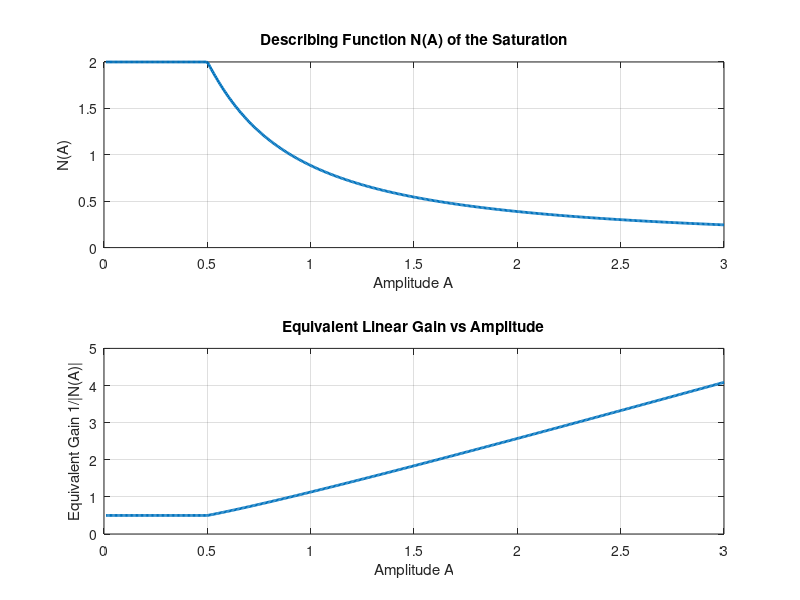
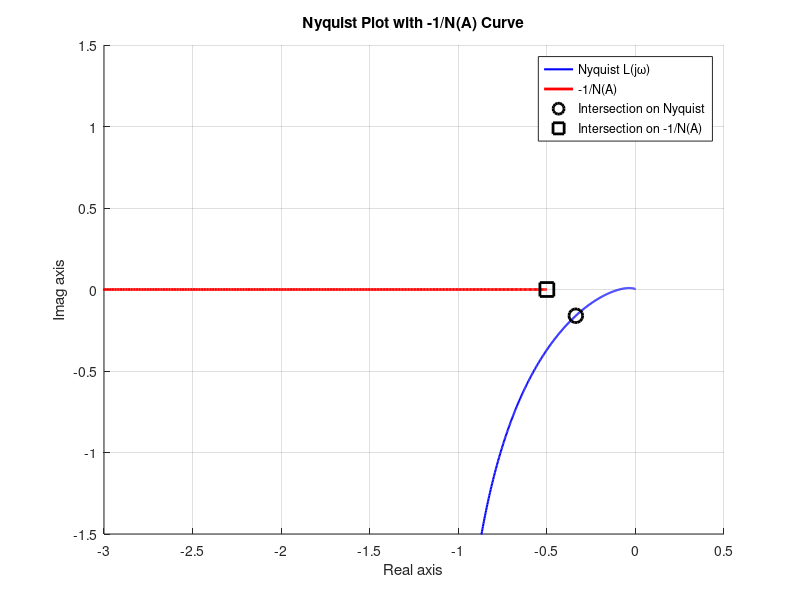
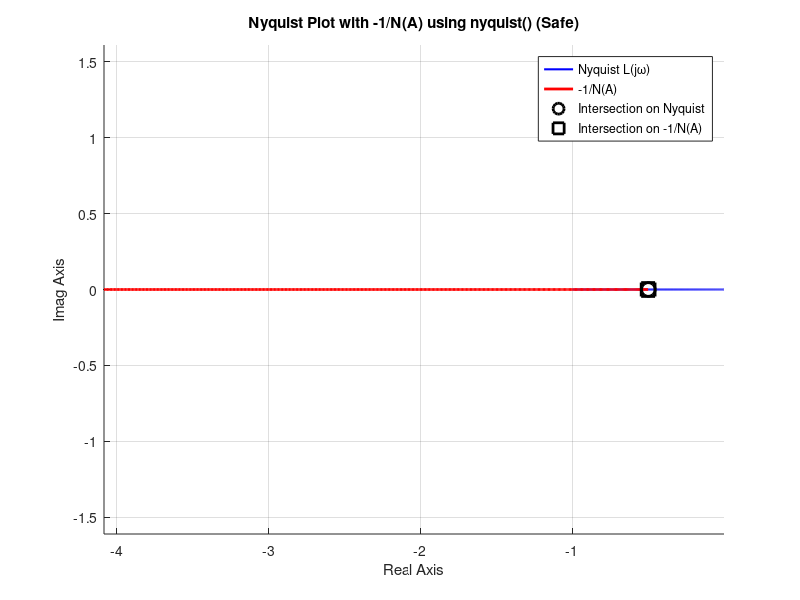

The MATLAB script that drew these images, in order:
clear; clc; close all;

%% ================================================================
%  PARAMETERS OF THE NONLINEARITY (SATURATION)
% ================================================================
M  = 1;        % saturation output limit
xM = 0.5;      % boundary between linear and saturated zone
k  = M/xM;     % slope inside linear region
% % % 
% % % k=1/0.14
% % % M=k*xM
% % % fprintf("k found qfter looking visuqlly for 0.14 vqlue in x axis = %.3f\n",k);

%% ================================================================
%  LINEAR PLANT  L(s) = K / [ s(1+τ1 s)(1+τ2 s) ]
% ================================================================
K  = 1;
tau1 = 0.1;
tau2 = 1;

s = tf('s');
L = K / ( s*(1+tau1*s)*(1+tau2*s) );

%% ================================================================
%  FREQUENCY RANGE FOR NYQUIST
% ================================================================
w = logspace(-2, 2, 2000);   % 2000 frequency points
Ljw_complex = squeeze(freqresp(L, w));   % complex response
ReL = real(Ljw_complex);
ImL = imag(Ljw_complex);

%% ================================================================
%  AMPLITUDE RANGE FOR DESCRIBING FUNCTION
% ================================================================
A = linspace(0.01, 3, 500);   % amplitudes
N = zeros(size(A));

for i = 1:length(A)
    Ai = A(i);

    if Ai <= xM
        N(i) = k;   % no saturation
    else
        xs = xM/Ai;
        ts = asin(xs);
        N(i) = (2/(pi*Ai)) * ( M*ts + k*xM*sqrt(1-xs^2) );
    end
end

invN = -1 ./ N;   % for Nyquist intersection

%% ================================================================
%  PLOT N(A) and Equivalent Gain 1/|N(A)|
% ================================================================
figure;
subplot(2,1,1);
plot(A, N, 'LineWidth', 2);
grid on;
xlabel('Amplitude A');
ylabel('N(A)');
title('Describing Function N(A) of the Saturation');

subplot(2,1,2);
plot(A, 1./abs(N), 'LineWidth', 2);
grid on;
xlabel('Amplitude A');
ylabel('Equivalent Gain 1/|N(A)|');
title('Equivalent Linear Gain vs Amplitude');

%% ================================================================
%  NYQUIST PLOT + -1/N(A)
% ================================================================
figure; hold on; grid on;

plot(ReL, ImL, 'b', 'LineWidth', 1.5);                % Nyquist curve
plot(invN, zeros(size(invN)), 'r', 'LineWidth', 2);   % -1/N(A)
axis([-3 0.5 -1.5 1.5]);

xlabel('Real axis');
ylabel('Imag axis');
title('Nyquist Plot with -1/N(A) Curve');
legend('Nyquist L(j\omega)', '-1/N(A)');


%No crossing betzeen -1/N(A) zith Nyquist curve assures no osscillation of
%system, therefore stable
%% ================================================================
%  INTERSECTION DETECTION
% ================================================================
ReMat   = ReL(:);          % N×1
ImMat   = ImL(:);          % N×1
invNMat = invN(:).';       % 1×M

distances = abs( (ReMat - invNMat) + 1i * ImMat );

[minD, idx] = min(distances(:));
[row, col] = ind2sub(size(distances), idx);

A_star = A(col);
w_star = w(row);

fprintf("\n===========================================\n");
fprintf(" POSSIBLE LIMIT CYCLE DETECTED\n");
fprintf(" Amplitude  A*  ≈ %.4f\n", A_star);
fprintf(" Frequency ω*  ≈ %.4f rad/s\n", w_star);
fprintf("===========================================\n\n");

% Mark intersection
plot(ReL(row), ImL(row), 'ko', 'MarkerSize', 10, 'LineWidth', 2);
plot(invN(col), 0, 'ks', 'MarkerSize', 10, 'LineWidth', 2);

legend('Nyquist L(j\omega)', '-1/N(A)', ...
       'Intersection on Nyquist', 'Intersection on -1/N(A)');

% %% ================================================================
% %  PLOT LIMIT CYCLE FREQUENCY & AMPLITUDE MARKERS
% % ================================================================
% figure;
% subplot(2,1,1);
% plot(A, N, 'LineWidth', 2); hold on;
% plot(A_star, N(col), 'ro', 'MarkerSize', 10, 'LineWidth', 2);
% grid on;
% xlabel('A'); ylabel('N(A)');
% title('Describing Function with Limit Cycle Amplitude Marked');
% 
% subplot(2,1,2);
% plot(w, abs(Ljw_complex), 'b'); hold on;
% plot(w_star, abs(Ljw_complex(row)), 'ro', 'MarkerSize', 10, 'LineWidth', 2);
% grid on;
% xlabel('\omega (rad/s)');
% ylabel('|L(j\omega)|');
% title('Linear System Gain Magnitude with Limit Cycle Frequency');

% %% ================================================================
% %  ANIMATION OF -1/N(A) MOVING ALONG REAL AXIS ON NYQUIST PLOT
% % ================================================================
% figure; hold on; grid on;
% 
% % Plot the Nyquist curve once
% plot(ReL, ImL, 'b', 'LineWidth', 1.5);
% axis([-3 0.5 -1.5 1.5]);
% 
% xlabel('Real Axis'); ylabel('Imag Axis');
% title('Animation: Nyquist L(j\omega) and Moving -1/N(A)');
% axis equal;
% 
% % Pre-plot -1/N(A) curve (static)
% plot(invN, zeros(size(invN)), 'r--', 'LineWidth', 1);
% 
% % Prepare animated marker
% h_marker = plot(invN(1), 0, 'ro', 'MarkerSize', 10, 'MarkerFaceColor', 'r');
% 
% % Optional: create GIF
% makeGIF = true;
% gifname = 'LimitCycle_Animation.gif';
% 
% for i = 1:length(A)
% 
%     % Move marker to -1/N(A(i))
%     set(h_marker, 'XData', invN(i), 'YData', 0);
% 
%     % Highlight intersection if close
%     % Check distance at each frequency
%     dists = abs( (ReL.' - invN(i)) + 1i*ImL.' );
%     [dmin, idx] = min(dists);
% 
%     if dmin < 0.02    % threshold for visual intersection
%         plot(ReL(idx), ImL(idx), 'ko', 'MarkerSize', 10, 'LineWidth', 2);
%     end
% 
%     drawnow;
% 
%     % Save GIF frames
%     if makeGIF
%         frame = getframe(gcf);
%         [imind,cm] = rgb2ind(frame2im(frame),256);
%         if i == 1
%             imwrite(imind,cm,gifname,'gif','DelayTime',0.04,'Loopcount',inf);
%         else
%             imwrite(imind,cm,gifname,'gif','DelayTime',0.04,'WriteMode','append');
%         end
%     end
% end
% 
% disp("Animation completed. GIF saved as " + gifname);

%% ================================================================
%  ADDITIONAL BLOCK: Nyquist using MATLAB's nyquist() function (safe)
% ================================================================
figure; hold on; grid on;

% Nyquist plot using built-in function
[h, wout] = nyquist(L);  % h is complex, wout is frequency vector
h = squeeze(h);           % remove singleton dimensions for SISO

% Plot Nyquist curve
plot(real(h), imag(h), 'b', 'LineWidth', 1.5);

% Overlay -1/N(A) curve
plot(invN, zeros(size(invN)), 'r', 'LineWidth', 2);

% --- Find closest intersection on this Nyquist grid ---
% Compute distance for each frequency in nyquist() output
distances_nyq = abs(real(h) - invN(col) + 1i*imag(h));
[~, idx_nyq] = min(distances_nyq);

% Mark intersection point on nyquist() plot
plot(real(h(idx_nyq)), imag(h(idx_nyq)), 'ko', 'MarkerSize', 10, 'LineWidth', 2);
plot(invN(col), 0, 'ks', 'MarkerSize', 10, 'LineWidth', 2);

xlabel('Real Axis'); ylabel('Imag Axis');
title('Nyquist Plot with -1/N(A) using nyquist() (Safe)');
legend('Nyquist L(j\omega)','-1/N(A)','Intersection on Nyquist','Intersection on -1/N(A)');
axis equal;
